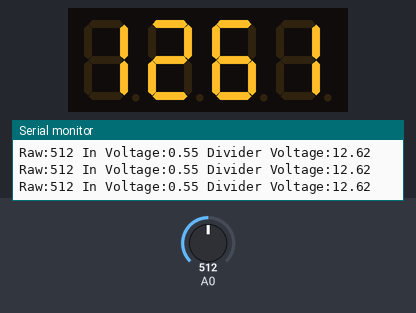
Recording of a sketch running on a simulated Arduino Uno, built with avr-gcc and run on an emulated ATmega328P. Shown: 4-digit seven-segment display, the last lines printed to the serial monitor. Inputs (shaded band) come from the test bench; at power-on: A0 = 512.

Above: at 1.2 s.
1.3 s: A0 set to 716
At 2.6 s:
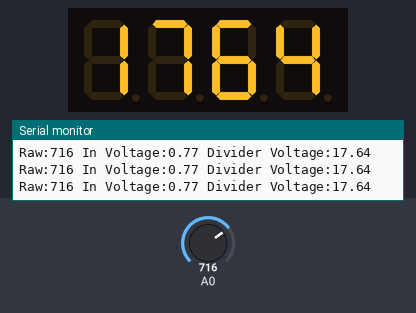
3.1 s: A0 set to 900
At 4.3 s:
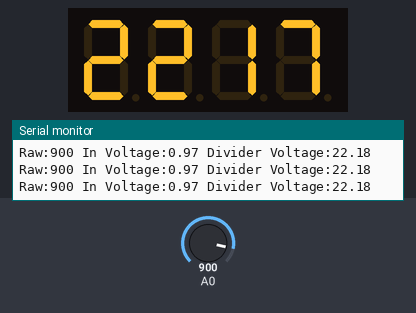
4.7 s: A0 set to 1023
At 6.0 s:
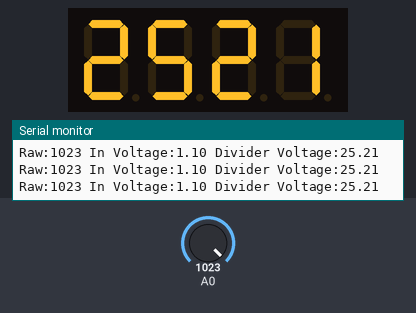
Timing chart, 0 to 7.7 s (numbered marks = the images above; inputs shaded):
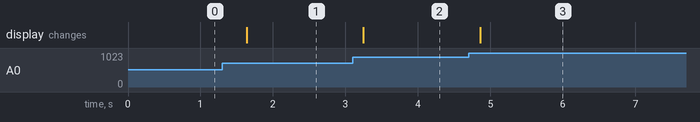

The sketch:

VoltageDivider2_TM1637.ino
```cpp
#include <TM1637Display.h>

#define CLK 11
#define DIO 10

const float Resister1 = 979;    // ohm
const float Resister2 = 21480;  // ohm

TM1637Display display(CLK, DIO);

void setup()
{
  analogReference(INTERNAL);

  display.setBrightness(0xA);

  Serial.begin(9600);
}

void loop()
{
      int val = analogRead(0);
      float inVoltage = val / 1024.0 * 1.1;
      float dividerVoltage = inVoltage / Resister1 * (Resister1 + Resister2);

      Serial.print("Raw:");
      Serial.print(val);
      Serial.print(" In Voltage:");
      Serial.print(inVoltage);
      Serial.print(" Divider Voltage:");
      Serial.print(dividerVoltage);
      Serial.println("");

      display.showNumberDec(dividerVoltage * 100, true);

      delay(300);
}
```

Measured:
- after the input at 1.3 s, the display: changes after 0.34 s (image 1)
- after the input at 3.1 s, the display: changes after 0.15 s (image 2)
- after the input at 4.7 s, the display: changes after 0.16 s (image 3)
